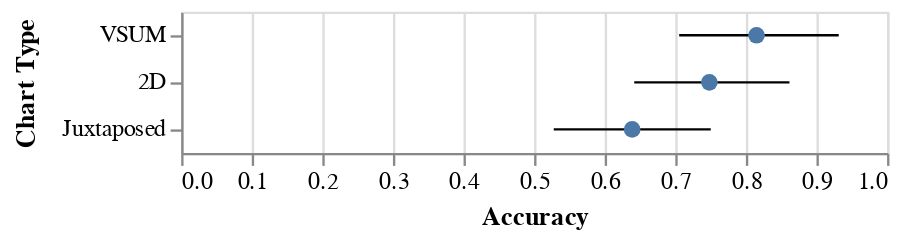

Vega-Lite specification stored for this chart:
### Vega-Lite specification from a JSON file in a GitHub repository (floating-point values rounded to 4 significant figures)
{"$schema": "https://vega.github.io/schema/vega-lite/v2.json", "data": {"values": [{"type": "VSUM", "mean": 0.8151, "ci1": 0.7055, "ci2": 0.9315}, {"type": "2D", "mean": 0.7482, "ci1": 0.6418, "ci2": 0.8617}, {"type": "Juxtaposed", "mean": 0.6389, "ci1": 0.5278, "ci2": 0.7502}]}, "layer": [{"mark": "rule", "encoding": {"y": {"field": "type", "type": "ordinal", "axis": {"title": "Chart Type", "titlePadding": 10}, "scale": {"domain": ["VSUM", "2D", "Juxtaposed"]}}, "x": {"field": "ci1", "type": "quantitative", "title": "Accuracy"}, "x2": {"field": "ci2", "type": "quantitative"}}}, {"mark": "circle", "encoding": {"y": {"field": "type", "type": "ordinal", "scale": {"domain": ["Juxtaposed", "2D", "VSUM"]}}, "x": {"field": "mean", "type": "quantitative"}, "opacity": {"value": 1}, "size": {"value": 50}}}]}
